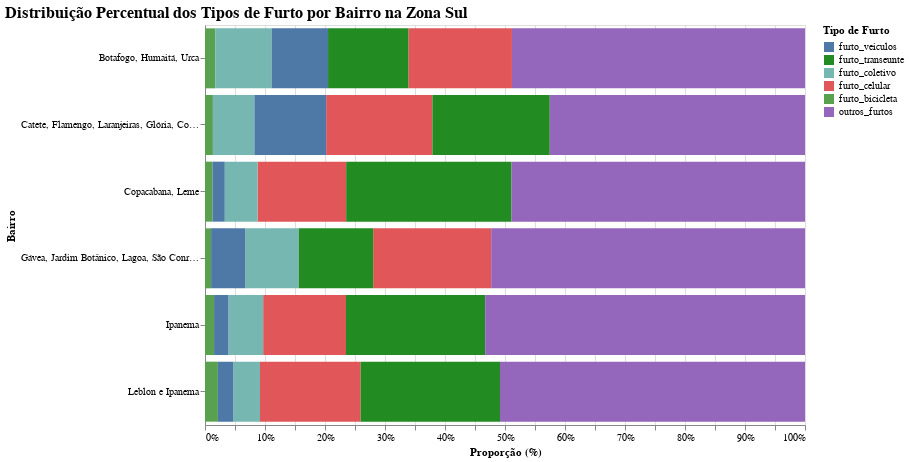

This figure's notebook cell:
### Code cell
# Ajustando o DataFrame para incluir os tipos de furto (sem total_furtos)
df_furtos = df_zona_sul.melt(
    id_vars=["bairro"], 
    value_vars=[
        "furto_veiculos", "furto_transeunte", "furto_coletivo", "furto_celular",
        "furto_bicicleta", "outros_furtos"
    ], 
    var_name="tipo_furto", 
    value_name="quantidade"
)

# Agrupando e calculando percentuais por bairro
df_percentuais_furtos = (
    df_furtos.groupby(["bairro", "tipo_furto"])["quantidade"]
    .sum()
    .reset_index()
)
df_percentuais_furtos["percentual"] = (
    df_percentuais_furtos.groupby("bairro")["quantidade"]
    .transform(lambda x: (x / x.sum()) * 100)
)

# Ordenando os bairros pelo total de furtos usando a coluna total_furtos
total_furtos_por_bairro = (
    df_zona_sul.groupby("bairro")["total_furtos"].sum().reset_index()
    .sort_values(by="total_furtos", ascending=False)
)

# Adicionando a ordem no DataFrame original
df_percentuais_furtos["bairro"] = pd.Categorical(
    df_percentuais_furtos["bairro"],
    categories=total_furtos_por_bairro["bairro"],
    ordered=True
)

# Criando o gráfico de barras segmentadas com cores ajustadas
grafico_furtos = alt.Chart(df_percentuais_furtos).mark_bar().encode(
    x=alt.X("percentual:Q", stack="normalize", title="Proporção (%)"),
    y=alt.Y("bairro:N", sort="ascending", title="Bairro"),
    color=alt.Color(
        "tipo_furto:N", 
        title="Tipo de Furto", 
        scale=alt.Scale(
            domain=[
                "furto_veiculos", "furto_transeunte", "furto_coletivo", "furto_celular",
                "furto_bicicleta", "outros_furtos"
            ],
            range=[
                "#4E79A7",  # furto_veiculos - Azul Suave
                "#228B22",  # furto_transeunte - Verde Escuro
                "#76B7B2",  # furto_coletivo - Verde Água
                "#E15759",  # furto_celular - Vermelho
                "#59A14F",  # furto_bicicleta - Verde Claro
                "#9467BD"   # outros_furtos - Lilás
            ]
        )
    ),
    order=alt.Order("percentual:Q", sort="ascending"),
    tooltip=["bairro:N", "tipo_furto:N", "quantidade:Q", "percentual:Q"]
).properties(
    title="Distribuição Percentual dos Tipos de Furto por Bairro na Zona Sul",
    width=600,
    height=400
).configure_title(
    fontSize=16,
    anchor="start"
)

grafico_furtos.show()

### Figure 1 — Vega-Lite specification as saved in the notebook (floating-point values rounded to 4 significant figures)
{"config": {"view": {"continuousWidth": 300, "continuousHeight": 300}, "title": {"anchor": "start", "fontSize": 16}}, "data": {"name": "data-2ff14d4665232da29d459ff263c30018"}, "mark": {"type": "bar"}, "encoding": {"color": {"field": "tipo_furto", "scale": {"domain": ["furto_veiculos", "furto_transeunte", "furto_coletivo", "furto_celular", "furto_bicicleta", "outros_furtos"], "range": ["#4E79A7", "#228B22", "#76B7B2", "#E15759", "#59A14F", "#9467BD"]}, "title": "Tipo de Furto", "type": "nominal"}, "order": {"field": "percentual", "sort": "ascending", "type": "quantitative"}, "tooltip": [{"field": "bairro", "type": "nominal"}, {"field": "tipo_furto", "type": "nominal"}, {"field": "quantidade", "type": "quantitative"}, {"field": "percentual", "type": "quantitative"}], "x": {"field": "percentual", "stack": "normalize", "title": "Proporção (%)", "type": "quantitative"}, "y": {"field": "bairro", "sort": "ascending", "title": "Bairro", "type": "nominal"}}, "height": 400, "title": "Distribuição Percentual dos Tipos de Furto por Bairro na Zona Sul", "width": 600, "$schema": "https://vega.github.io/schema/vega-lite/v5.20.1.json", "datasets": {"data-2ff14d4665232da29d459ff263c30018": [{"bairro": "Botafogo, Humaitá, Urca", "tipo_furto": "furto_bicicleta", "quantidade": 1197.0, "percentual": 1.712}, {"bairro": "Botafogo, Humaitá, Urca", "tipo_furto": "furto_celular", "quantidade": 12070.0, "percentual": 17.26}, {"bairro": "Botafogo, Humaitá, Urca", "tipo_furto": "furto_coletivo", "quantidade": 6570.0, "percentual": 9.396}, {"bairro": "Botafogo, Humaitá, Urca", "tipo_furto": "furto_transeunte", "quantidade": 9366.0, "percentual": 13.39}, {"bairro": "Botafogo, Humaitá, Urca", "tipo_furto": "furto_veiculos", "quantidade": 6574.0, "percentual": 9.401}, {"bairro": "Botafogo, Humaitá, Urca", "tipo_furto": "outros_furtos", "quantidade": 34150.0, "percentual": 48.84}, {"bairro": "Catete, Flamengo, Laranjeiras, Glória, Cosme Velho", "tipo_furto": "furto_bicicleta", "quantidade": 865.0, "percentual": 1.319}, {"bairro": "Catete, Flamengo, Laranjeiras, Glória, Cosme Velho", "tipo_furto": "furto_celular", "quantidade": 11620.0, "percentual": 17.71}, {"bairro": "Catete, Flamengo, Laranjeiras, Glória, Cosme Velho", "tipo_furto": "furto_coletivo", "quantidade": 4533.0, "percentual": 6.912}, {"bairro": "Catete, Flamengo, Laranjeiras, Glória, Cosme Velho", "tipo_furto": "furto_transeunte", "quantidade": 12830.0, "percentual": 19.57}, {"bairro": "Catete, Flamengo, Laranjeiras, Glória, Cosme Velho", "tipo_furto": "furto_veiculos", "quantidade": 7843.0, "percentual": 11.96}, {"bairro": "Catete, Flamengo, Laranjeiras, Glória, Cosme Velho", "tipo_furto": "outros_furtos", "quantidade": 27890.0, "percentual": 42.53}, {"bairro": "Copacabana, Leme", "tipo_furto": "furto_bicicleta", "quantidade": 1188.0, "percentual": 1.255}, {"bairro": "Copacabana, Leme", "tipo_furto": "furto_celular", "quantidade": 13980.0, "percentual": 14.77}, {"bairro": "Copacabana, Leme", "tipo_furto": "furto_coletivo", "quantidade": 5173.0, "percentual": 5.466}, {"bairro": "Copacabana, Leme", "tipo_furto": "furto_transeunte", "quantidade": 26090.0, "percentual": 27.57}, {"bairro": "Copacabana, Leme", "tipo_furto": "furto_veiculos", "quantidade": 1926.0, "percentual": 2.035}, {"bairro": "Copacabana, Leme", "tipo_furto": "outros_furtos", "quantidade": 46280.0, "percentual": 48.91}, {"bairro": "Gávea, Jardim Botânico, Lagoa, São Conrado", "tipo_furto": "furto_bicicleta", "quantidade": 313.0, "percentual": 1.015}, {"bairro": "Gávea, Jardim Botânico, Lagoa, São Conrado", "tipo_furto": "furto_celular", "quantidade": 6063.0, "percentual": 19.66}, {"bairro": "Gávea, Jardim Botânico, Lagoa, São Conrado", "tipo_furto": "furto_coletivo", "quantidade": 2748.0, "percentual": 8.911}, {"bairro": "Gávea, Jardim Botânico, Lagoa, São Conrado", "tipo_furto": "furto_transeunte", "quantidade": 3827.0, "percentual": 12.41}, {"bairro": "Gávea, Jardim Botânico, Lagoa, São Conrado", "tipo_furto": "furto_veiculos", "quantidade": 1758.0, "percentual": 5.701}, {"bairro": "Gávea, Jardim Botânico, Lagoa, São Conrado", "tipo_furto": "outros_furtos", "quantidade": 16130.0, "percentual": 52.3}, {"bairro": "Ipanema", "tipo_furto": "furto_bicicleta", "quantidade": 691.0, "percentual": 1.515}, {"bairro": "Ipanema", "tipo_furto": "furto_celular", "quantidade": 6296.0, "percentual": 13.8}, {"bairro": "Ipanema", "tipo_furto": "furto_coletivo", "quantidade": 2636.0, "percentual": 5.779}, {"bairro": "Ipanema", "tipo_furto": "furto_transeunte", "quantidade": 10580.0, "percentual": 23.2}, {"bairro": "Ipanema", "tipo_furto": "furto_veiculos", "quantidade": 1094.0, "percentual": 2.399}, {"bairro": "Ipanema", "tipo_furto": "outros_furtos", "quantidade": 24310.0, "percentual": 53.3}, {"bairro": "Leblon e Ipanema", "tipo_furto": "furto_bicicleta", "quantidade": 1851.0, "percentual": 2.149}, {"bairro": "Leblon e Ipanema", "tipo_furto": "furto_celular", "quantidade": 14440.0, "percentual": 16.77}, {"bairro": "Leblon e Ipanema", "tipo_furto": "furto_coletivo", "quantidade": 3847.0, "percentual": 4.467}, {"bairro": "Leblon e Ipanema", "tipo_furto": "furto_transeunte", "quantidade": 20010.0, "percentual": 23.23}, {"bairro": "Leblon e Ipanema", "tipo_furto": "furto_veiculos", "quantidade": 2199.0, "percentual": 2.553}, {"bairro": "Leblon e Ipanema", "tipo_furto": "outros_furtos", "quantidade": 43780.0, "percentual": 50.83}]}}
